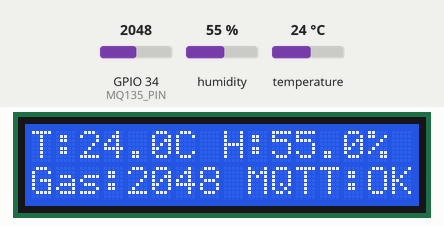
The program below on a simulated ESP32. Parts: 16×2 character LCD. Inputs (shaded band) come from the test bench; at power-on: humidity 55 %, GPIO 34 (MQ135_PIN) = 2048, temperature 24 °C (analog values on the 0–4095 scale). WiFi joins after 1.5 s; servers stay silent unless stated; the local clock reads 2024-03-15 10:24:30 at power-on unless the program sets it; no MQTT or app messages arrive unless stated; what the program prints to the serial monitor is not drawn.

Above: at 4.9 s.
5.0 s: humidity set to 22 %
At 6.4 s:
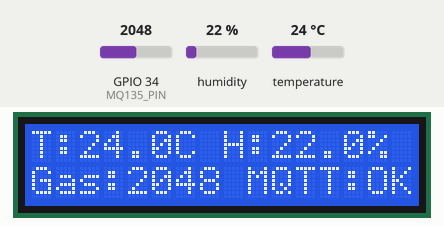
7.7 s: GPIO 34 (MQ135_PIN) set to 2866
At 9.4 s:
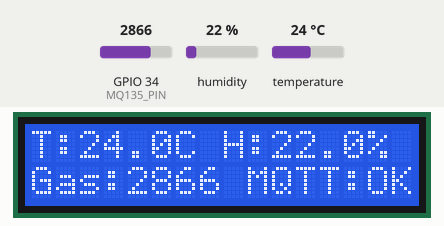
10.4 s: temperature set to 12 °C
At 13.2 s:
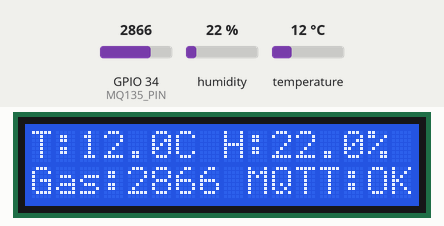
13.5 s: GPIO 34 (MQ135_PIN) set to 3603
At 15.0 s:
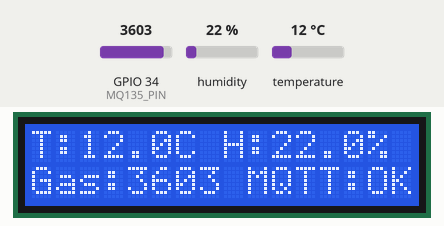
16.2 s: temperature set to 7 °C
At 18.8 s:
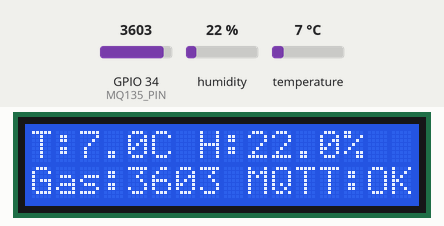
22.1 s: GPIO 34 (MQ135_PIN) set to 4095
At 23.4 s:
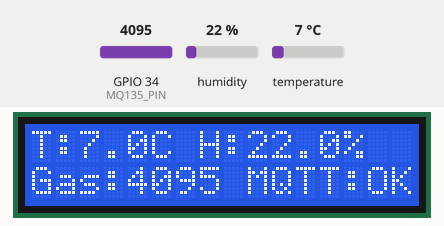
Timing chart, 0 to 25.1 s (numbered marks = the images above; inputs shaded):
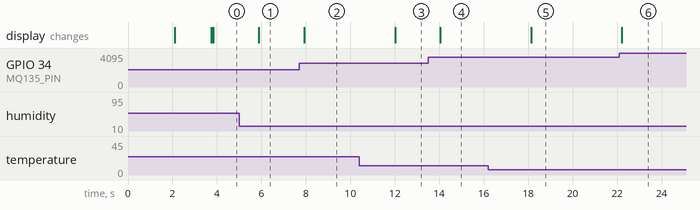

The program:

main.cpp
```cpp
#include <Arduino.h>
#include <Wire.h>
#include <DHT.h>
#include <LiquidCrystal_I2C.h>
#include <WiFi.h>
#include <WiFiClientSecure.h>
#include <PubSubClient.h>
#include <time.h>

// WiFi creds, broker address, and TLS material live in secrets.h, which is
// gitignored (see .gitignore) precisely so a `git add` of this file can
// never push a real private key -- see firmware/src/secrets.example.h for
// the template and how to regenerate it. This #include intentionally fails
// the build if secrets.h hasn't been created yet, by design.
#include "secrets.h"

// Pin Definitions
#define DHTPIN 4           // GPIO 4 for DHT22 Data
#define DHTTYPE DHT22      // DHT 22 (AM2302)
#define MQ135_PIN 34       // GPIO 34 (ADC1 Pin, input-only safe)

const char *WIFI_SSID = SECRET_WIFI_SSID;
const char *WIFI_PASSWORD = SECRET_WIFI_PASSWORD;
const char *MQTT_HOST = SECRET_MQTT_HOST;
const uint16_t MQTT_PORT = SECRET_MQTT_PORT;

// This device belongs to Zone_C (Oxidizer Storage) -- see
// agents/agent_c_environment/zone_inventory.py. Zone_C is deliberately the
// only zone with a chemical (Hydrogen peroxide solution) that has a real
// extracted numeric storage-temperature range in this project's corpus, so
// it is the only zone where a live reading can produce a genuine SAFE/WARNING
// rather than an honest UNKNOWN.
// Set per device in secrets.h. The fallback keeps a secrets.h written before
// SECRET_ZONE_ID existed compiling, with the zone this firmware always used.
#ifndef SECRET_ZONE_ID
#define SECRET_ZONE_ID "Zone_C"
#endif
const char *ZONE_ID = SECRET_ZONE_ID;

// Topic scheme fixed by agents/agent_c_environment/mqtt_subscriber.py:
// chemsentry/sensors/<zone_id>/reading -- must match exactly, Agent C parses
// the zone_id out of both the topic and the payload. Joined at compile time
// (adjacent string literals), so no heap String is built at startup.
const char *MQTT_TOPIC = "chemsentry/sensors/" SECRET_ZONE_ID "/reading";

// TLS material (see secrets.h) mirrors exactly what
// agents/agent_c_environment/mqtt_subscriber.py and
// simulator/telemetry_simulator.py pass to paho-mqtt's tls_set(): the CA cert
// to verify the broker, plus this device's own cert+key, because
// firmware/mosquitto.conf sets `require_certificate true` (mutual TLS) --
// there is no plaintext or server-only-TLS fallback path.
static const char *CA_CERT = SECRET_CA_CERT;
static const char *CLIENT_CERT = SECRET_CLIENT_CERT;
static const char *CLIENT_KEY = SECRET_CLIENT_KEY;

// Initialize Peripherals
DHT dht(DHTPIN, DHTTYPE);
// 16x2 I2C display at I2C address 0x27 (use 0x3F if display stays blank)
LiquidCrystal_I2C lcd(0x27, 16, 2);

WiFiClientSecure tlsClient;
PubSubClient mqttClient(tlsClient);
String deviceId;  // set from WiFi MAC once connected -- stable per device

const unsigned long PUBLISH_INTERVAL_MS = 5000;
unsigned long lastPublishMs = 0;

void connectWiFi() {
  lcd.clear();
  lcd.setCursor(0, 0);
  lcd.print("Connecting WiFi");
  Serial.print("Connecting to WiFi ");
  Serial.println(WIFI_SSID);

  WiFi.mode(WIFI_STA);
  WiFi.begin(WIFI_SSID, WIFI_PASSWORD);
  while (WiFi.status() != WL_CONNECTED) {
    delay(400);
    Serial.print(".");
  }
  Serial.println();
  Serial.print("WiFi connected, IP: ");
  Serial.println(WiFi.localIP());

  deviceId = WiFi.macAddress();  // e.g. "AA:BB:CC:DD:EE:FF" -- matches
                                  // api.models.SensorReading's device_id
                                  // comment ("ESP32 MAC or name")

  lcd.setCursor(0, 1);
  lcd.print(WiFi.localIP());
}

void syncTime() {
  // SensorReading.timestamp must be a real datetime -- the ESP32 has no
  // battery-backed RTC, so without NTP every reading would carry a bogus
  // 1970 timestamp. gmtime()/strftime() below format it as UTC ("Z"),
  // matching what api.models.SensorReading (a Pydantic datetime field)
  // and the rest of the pipeline expect from telemetry_simulator.py.
  configTime(0, 0, "pool.ntp.org", "time.nist.gov");
  Serial.print("Syncing time via NTP");
  time_t now = time(nullptr);
  int attempts = 0;
  while (now < 8 * 3600 * 2 && attempts < 20) {  // wait for a plausible epoch
    delay(500);
    Serial.print(".");
    now = time(nullptr);
    attempts++;
  }
  Serial.println();
  if (now < 8 * 3600 * 2) {
    Serial.println("WARNING: NTP sync failed; timestamps will be wrong.");
  } else {
    Serial.print("Time synced: ");
    Serial.println(now);
  }
}

void connectMqtt() {
  tlsClient.setCACert(CA_CERT);
  tlsClient.setCertificate(CLIENT_CERT);
  tlsClient.setPrivateKey(CLIENT_KEY);
  mqttClient.setServer(MQTT_HOST, MQTT_PORT);
  // PubSubClient's default 256-byte buffer covers topic + JSON payload +
  // MQTT framing here with only ~60 bytes to spare; a longer device_id or
  // topic would silently fail to publish. 512 gives real headroom.
  mqttClient.setBufferSize(512);

  while (!mqttClient.connected()) {
    Serial.print("Connecting to MQTT broker ");
    Serial.print(MQTT_HOST);
    Serial.print(":");
    Serial.print(MQTT_PORT);
    Serial.print(" ... ");

    lcd.clear();
    lcd.setCursor(0, 0);
    lcd.print("Connecting MQTT");

    // client_id must be unique per device on the broker; MAC-derived so two
    // nodes never collide.
    String clientId = "chemsentry-" + deviceId;
    if (mqttClient.connect(clientId.c_str())) {
      Serial.println("connected.");
    } else {
      Serial.print("failed, rc=");
      Serial.print(mqttClient.state());
      Serial.println(" retrying in 2s");
      delay(2000);
    }
  }
}

void setup() {
  Serial.begin(115200);
  Serial.println(F("ChemSentry IoT Node Initializing..."));

  // Initialize Wire / I2C (SDA=21, SCL=22 default on ESP32)
  Wire.begin(21, 22);

  // Initialize LCD
  lcd.init();
  lcd.backlight();
  lcd.clear();
  lcd.setCursor(0, 0);
  lcd.print("ChemSentry IoT");
  lcd.setCursor(0, 1);
  lcd.print("Warming up...");

  // Initialize DHT Sensor
  dht.begin();

  // Configure Analog Read resolution (12-bit, 0-4095)
  analogReadResolution(12);

  delay(2000); // Sensor warmup pause

  connectWiFi();
  syncTime();
  connectMqtt();
}

void loop() {
  mqttClient.loop();
  if (WiFi.status() != WL_CONNECTED) {
    connectWiFi();
  }
  if (!mqttClient.connected()) {
    connectMqtt();
  }

  // Read Temperature & Humidity from DHT22
  float humidity = dht.readHumidity();
  float tempC = dht.readTemperature();

  // Read Raw Analog Value from MQ-135 Gas Sensor
  int rawGas = analogRead(MQ135_PIN);
  float gasVoltage = (rawGas / 4095.0) * 3.3; // Convert ADC value to voltage

  // Print readings to Serial Monitor
  Serial.print("Temp: "); Serial.print(tempC, 1); Serial.print(" C | ");
  Serial.print("Hum: "); Serial.print(humidity, 1); Serial.print(" % | ");
  Serial.print("Gas Raw: "); Serial.print(rawGas); Serial.print(" ("); Serial.print(gasVoltage, 2); Serial.println("V)");

  // Render to 16x2 LCD Display. Deliberately no local SAFE/ALERT judgement
  // here (a prior version compared rawGas against a hardcoded 1500 and
  // printed its own verdict) -- CLAUDE.md's central principle is that no
  // safety threshold is ever hardcoded and no safety state is decided
  // outside the deterministic layer. This node's only job is to report raw
  // readings; Zone_C's real SAFE/WARNING/UNKNOWN state comes back from
  // Agent C's real retrieval + safety evaluation, visible in the UI/API,
  // not on this display.
  lcd.clear();
  if (isnan(humidity) || isnan(tempC)) {
    lcd.setCursor(0, 0);
    lcd.print("DHT22 Error!");
  } else {
    lcd.setCursor(0, 0);
    lcd.print("T:"); lcd.print(tempC, 1); lcd.print("C ");
    lcd.print("H:"); lcd.print(humidity, 1); lcd.print("%");
  }
  lcd.setCursor(0, 1);
  lcd.print("Gas:"); lcd.print(rawGas);
  lcd.print(mqttClient.connected() ? " MQTT:OK" : " MQTT:--");

  unsigned long nowMs = millis();
  if (nowMs - lastPublishMs >= PUBLISH_INTERVAL_MS) {
    lastPublishMs = nowMs;

    if (isnan(humidity) || isnan(tempC)) {
      Serial.println("Skipping publish: invalid DHT22 reading.");
    } else {
      time_t now = time(nullptr);
      struct tm timeinfo;
      gmtime_r(&now, &timeinfo);
      char timestamp[25];
      strftime(timestamp, sizeof(timestamp), "%Y-%m-%dT%H:%M:%SZ", &timeinfo);

      // Field names/shape must match api.models.SensorReading exactly --
      // agents/agent_c_environment/mqtt_subscriber.py's parse_reading()
      // constructs a SensorReading straight from this JSON and drops the
      // message if it doesn't validate.
      char payload[256];
      snprintf(
          payload, sizeof(payload),
          "{\"zone_id\":\"%s\",\"temperature_celsius\":%.1f,"
          "\"humidity_percent\":%.1f,\"timestamp\":\"%s\","
          "\"device_id\":\"%s\"}",
          ZONE_ID, tempC, humidity, timestamp, deviceId.c_str());

      if (mqttClient.publish(MQTT_TOPIC, payload)) {
        Serial.print("Published to ");
        Serial.print(MQTT_TOPIC);
        Serial.print(": ");
        Serial.println(payload);
      } else {
        Serial.println("Publish FAILED.");
      }
    }
  }

  delay(2000); // Refresh interval
}
```

secrets.example.h
```cpp
// Template for firmware/src/secrets.h -- copy this file to secrets.h (which
// is gitignored, see .gitignore) and fill in real values. secrets.h is
// #include-d by main.cpp; without it the firmware will not compile, which is
// intentional -- it forces every device builder to provide their own local
// WiFi credentials and TLS material rather than share one hardcoded set.
//
// Never fill these placeholder values in here and commit this file --
// this .example.h file IS committed, secrets.h is not.

#pragma once

// --- WiFi ---
#define SECRET_WIFI_SSID "your-network-name"
#define SECRET_WIFI_PASSWORD "your-network-password"

// --- MQTT broker ---
// The dev machine's LAN/hotspot IP running `docker compose up` (mosquitto).
// Re-check with `ipconfig` (Windows) / `ip addr` (Linux/Mac) whenever the
// network changes -- an ESP32 on WiFi cannot reach "localhost", that always
// means the ESP32 itself.
#define SECRET_MQTT_HOST "192.168.1.100"
#define SECRET_MQTT_PORT 8883

// --- Zone ---
#define SECRET_ZONE_ID "Zone_C"

// --- TLS material ---
// Generate with (from repo root):
//   python firmware/generate_certs.py --out firmware/certs --devices <device> \
//       --server-san <this machine's LAN IP>
// then paste the contents of the generated PEM files below verbatim,
// including the BEGIN/END lines. ca.crt.pem is the same for every device on
// one broker; <device>.crt.pem / <device>.key.pem must match the device
// common name you generated (e.g. "zone_c").
//
// These must be real `const char*` variables, not #define macros: the C
// preprocessor only takes a macro body from the #define's own line, so a
// multi-line R"EOF(...)EOF" raw string placed after #define NAME silently
// breaks -- everything past the first line falls out of the macro and
// becomes stray top-level text that fails to compile.
static const char *SECRET_CA_CERT = R"EOF(
-----BEGIN CERTIFICATE-----
paste firmware/certs/ca.crt.pem here
-----END CERTIFICATE-----
)EOF";

static const char *SECRET_CLIENT_CERT = R"EOF(
-----BEGIN CERTIFICATE-----
paste firmware/certs/<device>.crt.pem here
-----END CERTIFICATE-----
)EOF";

static const char *SECRET_CLIENT_KEY = R"EOF(
-----BEGIN RSA PRIVATE KEY-----
paste firmware/certs/<device>.key.pem here
-----END RSA PRIVATE KEY-----
)EOF";
```

Measured:
- after the input at 5.0 s, the display: changes after 0.88 s (image 1)
- after the input at 7.7 s, the display: changes after 0.22 s (image 2)
- after the input at 10.4 s, the display: changes after 1.6 s (image 3)
- after the input at 13.5 s, the display: changes after 0.55 s (image 4)
- after the input at 16.2 s, the display: changes after 1.9 s (image 5)
- after the input at 22.1 s, the display: changes after 0.11 s (image 6)
